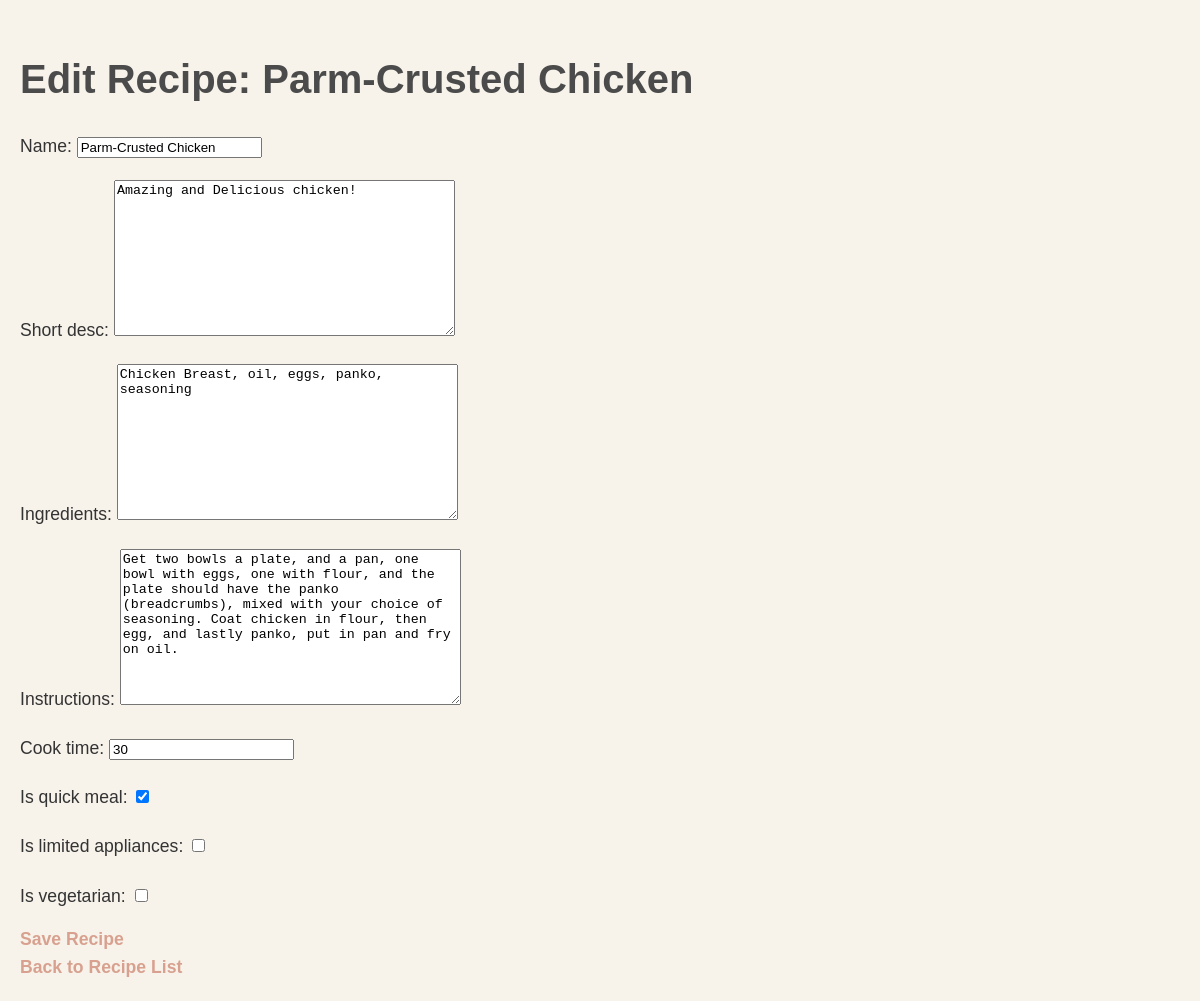
The page /recipe/1/edit/ on the database its author committed.
### core/models.py (models this page shows, shortened)
class Recipe(models.Model):
    name = models.CharField(max_length=50)
    short_desc = models.TextField(max_length=200)
    image = models.ImageField(upload_to='', null=True, blank=True)
    ingredients = models.TextField()
    instructions= models.TextField()
    cook_time = models.PositiveIntegerField()
    is_quick_meal = models.BooleanField(default=False)
    is_limited_appliances = models.BooleanField(default=False)
    is_vegetarian = models.BooleanField(default=False)
    user = models.ForeignKey(User, on_delete=models.CASCADE)

### core/views.py (the view)
# urls.py: path('recipe/<int:pk>/edit/', views.update_recipe, name='update_recipe'),
def update_recipe(request, pk):
    recipe = get_object_or_404(Recipe, pk=pk)
    if request.method == "POST":
        form = RecipeForm(request.POST, instance=recipe)
        if form.is_valid():
            form.save()
            return redirect('recipe_list')
    else:
        form = RecipeForm(instance=recipe)
    return render(request, 'core/update_recipe.html', {'form': form, 'recipe': recipe})

### core/forms.py
class RecipeForm(forms.ModelForm):
    class Meta:
        model = Recipe
        fields = ['name', 'short_desc', 'ingredients', 'instructions', 'cook_time', 'is_quick_meal', 'is_limited_appliances', 'is_vegetarian']

### core/templates/core/update_recipe.html (shortened to what this page needs)
{% load static %}
<!DOCTYPE html>
<html>
<head>
    <link rel="stylesheet" href="{% static 'core/styles.css' %}">
</head>
<body>
    <div class="main-content">
    <h1>Edit Recipe: {{ recipe.name }}</h1>
    <form method="post">
        {{ form.as_p }}
        <button type="submit">Save Recipe</button>
    </form>
    <a href="{% url 'recipe_list' %}">Back to Recipe List</a>
    </div>
</body>
</html>

### core/static/core/styles.css (style rules this page uses)
body { background-color: #F7F3EB; color: #333; margin: 0; font-family: Arial, Helvetica, sans-serif; line-height: 1.6; }
.main-content { padding: 20px; max-width: 1200px; margin: 0 auto; box-sizing: border-box; }
.main-content h1 { font-size: 2.5rem; font-weight: bold; color: #4B4B4B; margin-bottom: 20px; }
.main-content p { font-size: 1.1rem; line-height: 1.8; color: #333; margin-bottom: 15px; }
.main-content a { font-size: 1.1rem; color: #D8A18F; text-decoration: none; font-weight: bold; transition: color 0.3s, text-decoration 0.3s; }
.main-content button { font-size: 1.1rem; color: #D8A18F; background: none; border: none; font-weight: bold; cursor: pointer; text-decoration: none; transition: color 0.3s, text-decoration 0.3s; padding: 0; }

### rows shown on the page
Recipe: name "Parm-Crusted Chicken", short_desc "Amazing and Delicious chicken!", ingredients "Chicken Breast, oil, eggs, panko, seasoning", instructions "Get two bowls a plate, and a pan, one bowl with eggs, one with flour, and the plate should have the panko (breadcrumbs), mixed with your choice of seasoning. Coat chicken in flour, then egg, and lastly panko, put in pan and fry on oil.", cook_time "30", is_quick_meal "☑"
